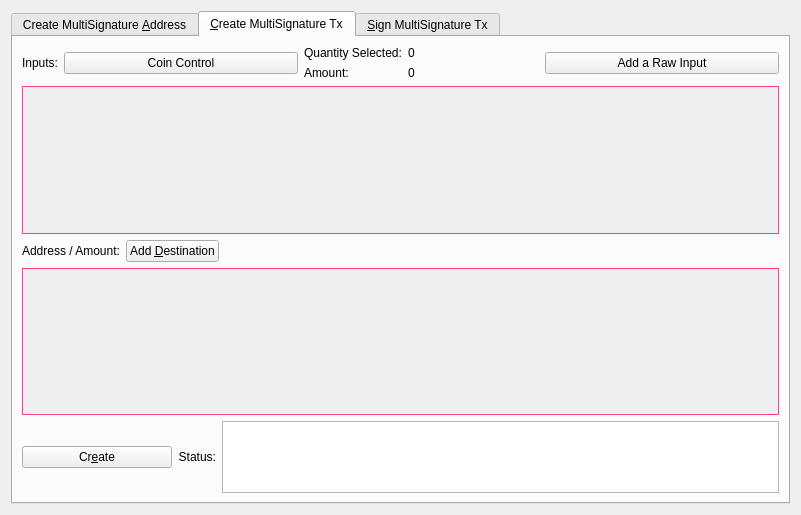
<?xml version="1.0" encoding="UTF-8"?>
<ui version="4.0">
 <class>MultisigDialog</class>
 <widget class="QDialog" name="MultisigDialog">
  <property name="geometry">
   <rect>
    <x>0</x>
    <y>0</y>
    <width>801</width>
    <height>515</height>
   </rect>
  </property>
  <property name="sizePolicy">
   <sizepolicy hsizetype="Fixed" vsizetype="Fixed">
    <horstretch>0</horstretch>
    <verstretch>0</verstretch>
   </sizepolicy>
  </property>
  <property name="windowTitle">
   <string>Multisignature Address Interactions</string>
  </property>
  <layout class="QVBoxLayout" name="verticalLayout_8">
   <item>
    <widget class="QTabWidget" name="multisigTabWidget">
     <property name="styleSheet">
      <string notr="true">QScrollArea{border: 1px solid #fe3d90;}</string>
     </property>
     <property name="currentIndex">
      <number>1</number>
     </property>
     <widget class="QWidget" name="addMultisigTab">
      <property name="sizePolicy">
       <sizepolicy hsizetype="Minimum" vsizetype="Minimum">
        <horstretch>0</horstretch>
        <verstretch>0</verstretch>
       </sizepolicy>
      </property>
      <attribute name="title">
       <string>Create MultiSignature &amp;Address</string>
      </attribute>
      <layout class="QVBoxLayout" name="verticalLayout">
       <item>
        <layout class="QHBoxLayout" name="enterMLayout">
         <item>
          <widget class="QSpinBox" name="enterMSpinbox">
           <property name="sizePolicy">
            <sizepolicy hsizetype="Fixed" vsizetype="Fixed">
             <horstretch>0</horstretch>
             <verstretch>0</verstretch>
            </sizepolicy>
           </property>
           <property name="toolTip">
            <string>How many people must sign to verify a transaction</string>
           </property>
           <property name="minimum">
            <number>1</number>
           </property>
           <property name="maximum">
            <number>15</number>
           </property>
           <property name="value">
            <number>1</number>
           </property>
          </widget>
         </item>
         <item>
          <widget class="QLabel" name="enterMLabel">
           <property name="text">
            <string>Enter the minimum number of signatures required to sign transactions</string>
           </property>
          </widget>
         </item>
        </layout>
       </item>
       <item>
        <layout class="QHBoxLayout" name="addressLabelLayout">
         <item>
          <widget class="QLabel" name="addressLableLabel">
           <property name="text">
            <string>Address Label:</string>
           </property>
          </widget>
         </item>
         <item>
          <widget class="QLineEdit" name="multisigAddressLabel"/>
         </item>
        </layout>
       </item>
       <item>
        <layout class="QHBoxLayout" name="addAddressLayout">
         <item>
          <widget class="QPushButton" name="addAddressButton">
           <property name="toolTip">
            <string>Add another address that could sign to verify a transaction from the multisig address.</string>
           </property>
           <property name="text">
            <string>&amp;Add Address / Key</string>
           </property>
           <property name="icon">
            <iconset resource="../trunk.qrc">
             <normaloff>:/icons/add</normaloff>:/icons/add</iconset>
           </property>
           <property name="autoDefault">
            <bool>false</bool>
           </property>
          </widget>
         </item>
         <item>
          <widget class="QLabel" name="addAddressLabel">
           <property name="sizePolicy">
            <sizepolicy hsizetype="Preferred" vsizetype="Fixed">
             <horstretch>0</horstretch>
             <verstretch>0</verstretch>
            </sizepolicy>
           </property>
           <property name="text">
            <string>Local addresses or public keys that can sign:</string>
           </property>
          </widget>
         </item>
         <item>
          <spacer name="addAddressSpacer_2">
           <property name="orientation">
            <enum>Qt::Horizontal</enum>
           </property>
           <property name="sizeHint" stdset="0">
            <size>
             <width>40</width>
             <height>10</height>
            </size>
           </property>
          </spacer>
         </item>
        </layout>
       </item>
       <item>
        <widget class="QScrollArea" name="addAddressScrollArea">
         <property name="sizePolicy">
          <sizepolicy hsizetype="Preferred" vsizetype="Expanding">
           <horstretch>0</horstretch>
           <verstretch>0</verstretch>
          </sizepolicy>
         </property>
         <property name="widgetResizable">
          <bool>true</bool>
         </property>
         <widget class="QWidget" name="addAddressWidget">
          <property name="geometry">
           <rect>
            <x>0</x>
            <y>0</y>
            <width>759</width>
            <height>166</height>
           </rect>
          </property>
          <layout class="QVBoxLayout" name="verticalLayout_5">
           <item>
            <layout class="QVBoxLayout" name="addressList"/>
           </item>
           <item>
            <spacer name="verticalSpacer">
             <property name="orientation">
              <enum>Qt::Vertical</enum>
             </property>
             <property name="sizeHint" stdset="0">
              <size>
               <width>20</width>
               <height>40</height>
              </size>
             </property>
            </spacer>
           </item>
          </layout>
         </widget>
        </widget>
       </item>
       <item>
        <layout class="QHBoxLayout" name="addMultisigLayout">
         <item>
          <widget class="QPushButton" name="addMultisigButton">
           <property name="sizePolicy">
            <sizepolicy hsizetype="Preferred" vsizetype="Fixed">
             <horstretch>0</horstretch>
             <verstretch>0</verstretch>
            </sizepolicy>
           </property>
           <property name="toolTip">
            <string>Create a new multisig address</string>
           </property>
           <property name="toolTipDuration">
            <number>-3</number>
           </property>
           <property name="text">
            <string>C&amp;reate</string>
           </property>
           <property name="icon">
            <iconset resource="../trunk.qrc">
             <normaloff>:/icons/filesave</normaloff>:/icons/filesave</iconset>
           </property>
           <property name="autoDefault">
            <bool>false</bool>
           </property>
          </widget>
         </item>
         <item>
          <widget class="QLabel" name="label">
           <property name="text">
            <string>Status:</string>
           </property>
          </widget>
         </item>
         <item>
          <widget class="QTextEdit" name="addMultisigStatus">
           <property name="sizePolicy">
            <sizepolicy hsizetype="Expanding" vsizetype="Fixed">
             <horstretch>0</horstretch>
             <verstretch>0</verstretch>
            </sizepolicy>
           </property>
           <property name="maximumSize">
            <size>
             <width>16777215</width>
             <height>75</height>
            </size>
           </property>
           <property name="readOnly">
            <bool>true</bool>
           </property>
           <property name="textInteractionFlags">
            <set>Qt::TextSelectableByKeyboard|Qt::TextSelectableByMouse</set>
           </property>
          </widget>
         </item>
        </layout>
       </item>
       <item>
        <widget class="QLabel" name="label_2">
         <property name="sizePolicy">
          <sizepolicy hsizetype="Preferred" vsizetype="Preferred">
           <horstretch>0</horstretch>
           <verstretch>0</verstretch>
          </sizepolicy>
         </property>
         <property name="text">
          <string>Use below to quickly import an address by its redeem. Don't forget to add a label before clicking import!
Keep in mind, the wallet will rescan the blockchain to find transactions containing the new address.
Please be patient after clicking import.</string>
         </property>
         <property name="scaledContents">
          <bool>false</bool>
         </property>
         <property name="wordWrap">
          <bool>true</bool>
         </property>
        </widget>
       </item>
       <item>
        <layout class="QHBoxLayout" name="importLayout">
         <item>
          <widget class="QPushButton" name="importAddressButton">
           <property name="sizePolicy">
            <sizepolicy hsizetype="Fixed" vsizetype="Fixed">
             <horstretch>0</horstretch>
             <verstretch>0</verstretch>
            </sizepolicy>
           </property>
           <property name="text">
            <string>&amp;Import Redeem</string>
           </property>
           <property name="icon">
            <iconset resource="../trunk.qrc">
             <normaloff>:/icons/receiving_addresses</normaloff>:/icons/receiving_addresses</iconset>
           </property>
          </widget>
         </item>
         <item>
          <widget class="QLineEdit" name="importRedeem">
           <property name="sizePolicy">
            <sizepolicy hsizetype="Preferred" vsizetype="Fixed">
             <horstretch>0</horstretch>
             <verstretch>0</verstretch>
            </sizepolicy>
           </property>
          </widget>
         </item>
        </layout>
       </item>
      </layout>
     </widget>
     <widget class="QWidget" name="createTransactionTab">
      <attribute name="title">
       <string>&amp;Create MultiSignature Tx</string>
      </attribute>
      <layout class="QVBoxLayout" name="verticalLayout_3">
       <item>
        <layout class="QHBoxLayout" name="horizontalLayout_2">
         <item>
          <layout class="QVBoxLayout" name="createTxLayout">
           <item>
            <layout class="QHBoxLayout" name="addTxInputLayout">
             <item>
              <widget class="QLabel" name="addTxInputLabel">
               <property name="sizePolicy">
                <sizepolicy hsizetype="Fixed" vsizetype="Preferred">
                 <horstretch>0</horstretch>
                 <verstretch>0</verstretch>
                </sizepolicy>
               </property>
               <property name="text">
                <string>Inputs:</string>
               </property>
              </widget>
             </item>
             <item>
              <widget class="QPushButton" name="pushButtonCoinControl">
               <property name="sizePolicy">
                <sizepolicy hsizetype="Preferred" vsizetype="Fixed">
                 <horstretch>0</horstretch>
                 <verstretch>0</verstretch>
                </sizepolicy>
               </property>
               <property name="text">
                <string>Coin Control</string>
               </property>
              </widget>
             </item>
             <item>
              <layout class="QFormLayout" name="formLayout_2">
               <property name="rightMargin">
                <number>10</number>
               </property>
               <item row="0" column="0">
                <widget class="QLabel" name="labelQuantity">
                 <property name="text">
                  <string>Quantity Selected:</string>
                 </property>
                </widget>
               </item>
               <item row="0" column="1">
                <widget class="QLabel" name="labelQuantity_int">
                 <property name="text">
                  <string>0</string>
                 </property>
                </widget>
               </item>
               <item row="1" column="0">
                <widget class="QLabel" name="labelAmount">
                 <property name="text">
                  <string>Amount:</string>
                 </property>
                </widget>
               </item>
               <item row="1" column="1">
                <widget class="QLabel" name="labelAmount_int">
                 <property name="text">
                  <string>0</string>
                 </property>
                </widget>
               </item>
              </layout>
             </item>
             <item>
              <widget class="QPushButton" name="addInputButton">
               <property name="sizePolicy">
                <sizepolicy hsizetype="Preferred" vsizetype="Fixed">
                 <horstretch>0</horstretch>
                 <verstretch>0</verstretch>
                </sizepolicy>
               </property>
               <property name="toolTip">
                <string>Add an input to fund the outputs</string>
               </property>
               <property name="text">
                <string>Add a Raw Input</string>
               </property>
               <property name="icon">
                <iconset resource="../trunk.qrc">
                 <normaloff>:/css/default</normaloff>:/css/default</iconset>
               </property>
              </widget>
             </item>
            </layout>
           </item>
           <item>
            <widget class="QScrollArea" name="txInputsScrollArea">
             <property name="sizePolicy">
              <sizepolicy hsizetype="Preferred" vsizetype="Expanding">
               <horstretch>0</horstretch>
               <verstretch>0</verstretch>
              </sizepolicy>
             </property>
             <property name="widgetResizable">
              <bool>true</bool>
             </property>
             <widget class="QWidget" name="txInputsWidget">
              <property name="geometry">
               <rect>
                <x>0</x>
                <y>0</y>
                <width>747</width>
                <height>131</height>
               </rect>
              </property>
              <layout class="QVBoxLayout" name="verticalLayout_7">
               <item>
                <layout class="QVBoxLayout" name="inputsList"/>
               </item>
               <item>
                <spacer name="txInputsSpacer">
                 <property name="orientation">
                  <enum>Qt::Vertical</enum>
                 </property>
                 <property name="sizeHint" stdset="0">
                  <size>
                   <width>20</width>
                   <height>80</height>
                  </size>
                 </property>
                </spacer>
               </item>
              </layout>
             </widget>
            </widget>
           </item>
           <item>
            <layout class="QHBoxLayout" name="addDestinationLayout">
             <item>
              <widget class="QLabel" name="addDestinationLabel">
               <property name="text">
                <string>Address / Amount:</string>
               </property>
              </widget>
             </item>
             <item>
              <widget class="QPushButton" name="addDestinationButton">
               <property name="sizePolicy">
                <sizepolicy hsizetype="Fixed" vsizetype="Fixed">
                 <horstretch>0</horstretch>
                 <verstretch>0</verstretch>
                </sizepolicy>
               </property>
               <property name="toolTip">
                <string>Add destinations to send TRO to</string>
               </property>
               <property name="text">
                <string>Add &amp;Destination</string>
               </property>
               <property name="icon">
                <iconset resource="../trunk.qrc">
                 <normaloff>:/icons/add</normaloff>:/icons/add</iconset>
               </property>
              </widget>
             </item>
             <item>
              <spacer name="addDestinationHorizontalSpacer">
               <property name="orientation">
                <enum>Qt::Horizontal</enum>
               </property>
               <property name="sizeHint" stdset="0">
                <size>
                 <width>40</width>
                 <height>20</height>
                </size>
               </property>
              </spacer>
             </item>
            </layout>
           </item>
           <item>
            <widget class="QScrollArea" name="destionationsScrollArea">
             <property name="sizePolicy">
              <sizepolicy hsizetype="Expanding" vsizetype="Expanding">
               <horstretch>0</horstretch>
               <verstretch>0</verstretch>
              </sizepolicy>
             </property>
             <property name="widgetResizable">
              <bool>true</bool>
             </property>
             <widget class="QWidget" name="destinationsScrollAreaContents">
              <property name="geometry">
               <rect>
                <x>0</x>
                <y>0</y>
                <width>747</width>
                <height>130</height>
               </rect>
              </property>
              <layout class="QVBoxLayout" name="verticalLayout_11">
               <item>
                <layout class="QVBoxLayout" name="destinationsList"/>
               </item>
               <item>
                <spacer name="destinationsSpacer">
                 <property name="orientation">
                  <enum>Qt::Vertical</enum>
                 </property>
                 <property name="sizeHint" stdset="0">
                  <size>
                   <width>20</width>
                   <height>20</height>
                  </size>
                 </property>
                </spacer>
               </item>
              </layout>
             </widget>
            </widget>
           </item>
           <item>
            <layout class="QHBoxLayout" name="horizontalLayout_4">
             <item>
              <widget class="QPushButton" name="createButton">
               <property name="sizePolicy">
                <sizepolicy hsizetype="Fixed" vsizetype="Fixed">
                 <horstretch>0</horstretch>
                 <verstretch>0</verstretch>
                </sizepolicy>
               </property>
               <property name="minimumSize">
                <size>
                 <width>150</width>
                 <height>0</height>
                </size>
               </property>
               <property name="toolTip">
                <string>Create a transaction object using the given inputs to the given outputs</string>
               </property>
               <property name="text">
                <string>Cr&amp;eate</string>
               </property>
               <property name="icon">
                <iconset resource="../trunk.qrc">
                 <normaloff>:/icons/export</normaloff>:/icons/export</iconset>
               </property>
               <property name="autoDefault">
                <bool>false</bool>
               </property>
               <property name="default">
                <bool>true</bool>
               </property>
              </widget>
             </item>
             <item>
              <widget class="QLabel" name="createButtonLabel">
               <property name="sizePolicy">
                <sizepolicy hsizetype="Fixed" vsizetype="Preferred">
                 <horstretch>0</horstretch>
                 <verstretch>0</verstretch>
                </sizepolicy>
               </property>
               <property name="text">
                <string>Status:</string>
               </property>
               <property name="alignment">
                <set>Qt::AlignRight|Qt::AlignTrailing|Qt::AlignVCenter</set>
               </property>
              </widget>
             </item>
             <item>
              <widget class="QTextEdit" name="createButtonStatus">
               <property name="sizePolicy">
                <sizepolicy hsizetype="Expanding" vsizetype="Minimum">
                 <horstretch>0</horstretch>
                 <verstretch>0</verstretch>
                </sizepolicy>
               </property>
               <property name="maximumSize">
                <size>
                 <width>16777215</width>
                 <height>16777215</height>
                </size>
               </property>
               <property name="sizeAdjustPolicy">
                <enum>QAbstractScrollArea::AdjustToContents</enum>
               </property>
               <property name="readOnly">
                <bool>true</bool>
               </property>
              </widget>
             </item>
            </layout>
           </item>
          </layout>
         </item>
         <item>
          <layout class="QHBoxLayout" name="horizontalLayout_3"/>
         </item>
        </layout>
       </item>
      </layout>
     </widget>
     <widget class="QWidget" name="signMultisigTransaction">
      <property name="styleSheet">
       <string notr="true">
         txScrollArea:{
         border: 1px solid #fe3d90;
         }
         keyScrollArea:{
         border: 1px solid #fe3d90;
         }
         txScrollArea:{
         border: 1px solid #fe3d90;
         }</string>
      </property>
      <attribute name="title">
       <string>&amp;Sign MultiSignature Tx</string>
      </attribute>
      <layout class="QVBoxLayout" name="verticalLayout_4">
       <item>
        <layout class="QHBoxLayout" name="transactionHexLayout">
         <item>
          <widget class="QLabel" name="transactionHexLabel">
           <property name="text">
            <string>Transaction Hex:</string>
           </property>
          </widget>
         </item>
         <item>
          <widget class="QLineEdit" name="transactionHex">
           <property name="toolTip">
            <string/>
           </property>
          </widget>
         </item>
        </layout>
       </item>
       <item>
        <layout class="QHBoxLayout" name="horizontalLayout">
         <item>
          <layout class="QVBoxLayout" name="verticalLayout_2">
           <item>
            <layout class="QHBoxLayout" name="horizontalLayout_7">
             <item>
              <widget class="QPushButton" name="signButton">
               <property name="sizePolicy">
                <sizepolicy hsizetype="Preferred" vsizetype="Fixed">
                 <horstretch>0</horstretch>
                 <verstretch>0</verstretch>
                </sizepolicy>
               </property>
               <property name="minimumSize">
                <size>
                 <width>150</width>
                 <height>0</height>
                </size>
               </property>
               <property name="toolTip">
                <string>Sign the transaction from this wallet or from provided private keys</string>
               </property>
               <property name="text">
                <string>S&amp;ign</string>
               </property>
               <property name="icon">
                <iconset resource="../trunk.qrc">
                 <normaloff>:/icons/edit</normaloff>:/icons/edit</iconset>
               </property>
               <property name="autoDefault">
                <bool>false</bool>
               </property>
               <property name="default">
                <bool>true</bool>
               </property>
              </widget>
             </item>
             <item>
              <widget class="QPushButton" name="commitButton">
               <property name="enabled">
                <bool>false</bool>
               </property>
               <property name="sizePolicy">
                <sizepolicy hsizetype="Preferred" vsizetype="Fixed">
                 <horstretch>0</horstretch>
                 <verstretch>0</verstretch>
                </sizepolicy>
               </property>
               <property name="toolTip">
                <string>&lt;html&gt;&lt;head/&gt;&lt;body&gt;&lt;p&gt;DISABLED until transaction has been signed enough times.&lt;/p&gt;&lt;/body&gt;&lt;/html&gt;</string>
               </property>
               <property name="autoFillBackground">
                <bool>false</bool>
               </property>
               <property name="text">
                <string>Co&amp;mmit</string>
               </property>
               <property name="icon">
                <iconset resource="../trunk.qrc">
                 <normaloff>:/icons/send</normaloff>:/icons/send</iconset>
               </property>
               <property name="autoDefault">
                <bool>true</bool>
               </property>
              </widget>
             </item>
             <item>
              <layout class="QHBoxLayout" name="addPrivKeyLayout">
               <item>
                <widget class="QPushButton" name="addPrivKeyButton">
                 <property name="sizePolicy">
                  <sizepolicy hsizetype="Fixed" vsizetype="Fixed">
                   <horstretch>0</horstretch>
                   <verstretch>0</verstretch>
                  </sizepolicy>
                 </property>
                 <property name="toolTip">
                  <string>Add private keys to sign the transaction with</string>
                 </property>
                 <property name="text">
                  <string>Add Private &amp;Key</string>
                 </property>
                 <property name="icon">
                  <iconset resource="../trunk.qrc">
                   <normaloff>:/icons/add</normaloff>:/icons/add</iconset>
                 </property>
                </widget>
               </item>
               <item>
                <widget class="QLabel" name="addPrivKeyLabel">
                 <property name="text">
                  <string>Sign with only private keys (Not Recommened)</string>
                 </property>
                </widget>
               </item>
              </layout>
             </item>
            </layout>
           </item>
           <item>
            <layout class="QHBoxLayout" name="horizontalLayout_5">
             <item>
              <widget class="QLabel" name="signButtonStatusLabel">
               <property name="text">
                <string>Status:</string>
               </property>
              </widget>
             </item>
             <item>
              <widget class="QTextEdit" name="signButtonStatus">
               <property name="sizePolicy">
                <sizepolicy hsizetype="Expanding" vsizetype="Preferred">
                 <horstretch>0</horstretch>
                 <verstretch>0</verstretch>
                </sizepolicy>
               </property>
               <property name="maximumSize">
                <size>
                 <width>16777215</width>
                 <height>16777215</height>
                </size>
               </property>
               <property name="verticalScrollBarPolicy">
                <enum>Qt::ScrollBarAsNeeded</enum>
               </property>
               <property name="readOnly">
                <bool>true</bool>
               </property>
               <property name="textInteractionFlags">
                <set>Qt::TextSelectableByKeyboard|Qt::TextSelectableByMouse</set>
               </property>
              </widget>
             </item>
            </layout>
           </item>
           <item>
            <widget class="QScrollArea" name="keyScrollArea">
             <property name="sizePolicy">
              <sizepolicy hsizetype="Expanding" vsizetype="Expanding">
               <horstretch>0</horstretch>
               <verstretch>0</verstretch>
              </sizepolicy>
             </property>
             <property name="sizeAdjustPolicy">
              <enum>QAbstractScrollArea::AdjustToContents</enum>
             </property>
             <property name="widgetResizable">
              <bool>true</bool>
             </property>
             <widget class="QWidget" name="keyScrollAreaContents">
              <property name="geometry">
               <rect>
                <x>0</x>
                <y>0</y>
                <width>755</width>
                <height>168</height>
               </rect>
              </property>
              <layout class="QVBoxLayout" name="verticalLayout_9">
               <item>
                <layout class="QVBoxLayout" name="keyList"/>
               </item>
               <item>
                <spacer name="keySpacer">
                 <property name="orientation">
                  <enum>Qt::Vertical</enum>
                 </property>
                 <property name="sizeHint" stdset="0">
                  <size>
                   <width>20</width>
                   <height>20</height>
                  </size>
                 </property>
                </spacer>
               </item>
              </layout>
             </widget>
            </widget>
           </item>
          </layout>
         </item>
        </layout>
       </item>
      </layout>
     </widget>
    </widget>
   </item>
  </layout>
 </widget>
 <resources>
  <include location="../trunk.qrc"/>
 </resources>
 <connections/>
</ui>
